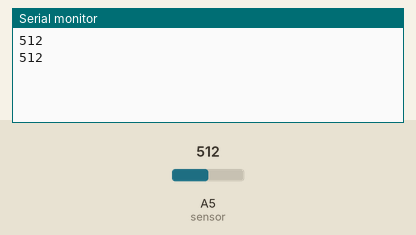
Simulated run of this sketch. Board: Arduino Uno, built with avr-gcc and run on an emulated ATmega328P. Shown: the last lines printed to the serial monitor. The test bench sets the inputs (shaded band); at power-on: A5 (sensor) = 512.

Above: at 1.3 s.
1.4 s: A5 (sensor) set to 716
At 2.7 s:
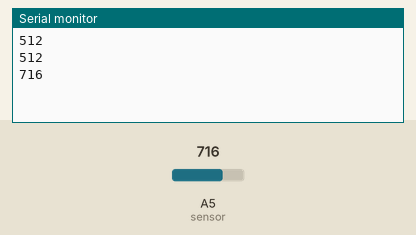
2.9 s: A5 (sensor) set to 900
At 3.9 s:
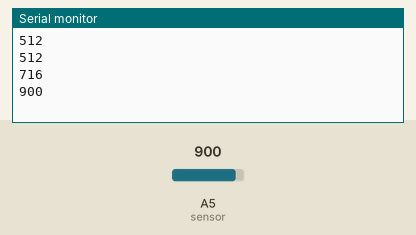
Timing chart, 0 to 5.9 s (numbered marks = the images above; inputs shaded):
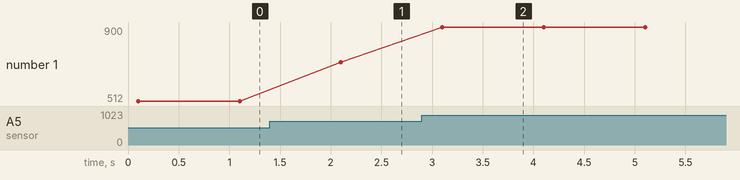

Measured:
- after the input at 1.4 s, the serial monitor: prints a new line after 0.70 s (image 1)
- after the input at 2.9 s, the serial monitor: prints a new line after 0.20 s (image 2)
- plotted number 1: 512 → 716 after the input at 1.4 s, 716 → 900 after the input at 2.9 s

The sketch:

test_opt101.ino
```cpp
#include <Wire.h>
// Set the LCD address to 0x27 for a 16 chars and 2 line display

int sensor = A5;  // output pin of OPT101 attached to Analog 5
int opt_signal;

void setup() {
  Serial.begin(9600);
  delay(100);
}

void loop() {
  opt_signal = analogRead(sensor);
  Serial.print(opt_signal);
  Serial.print("\n");
  delay(1000);
}
```
